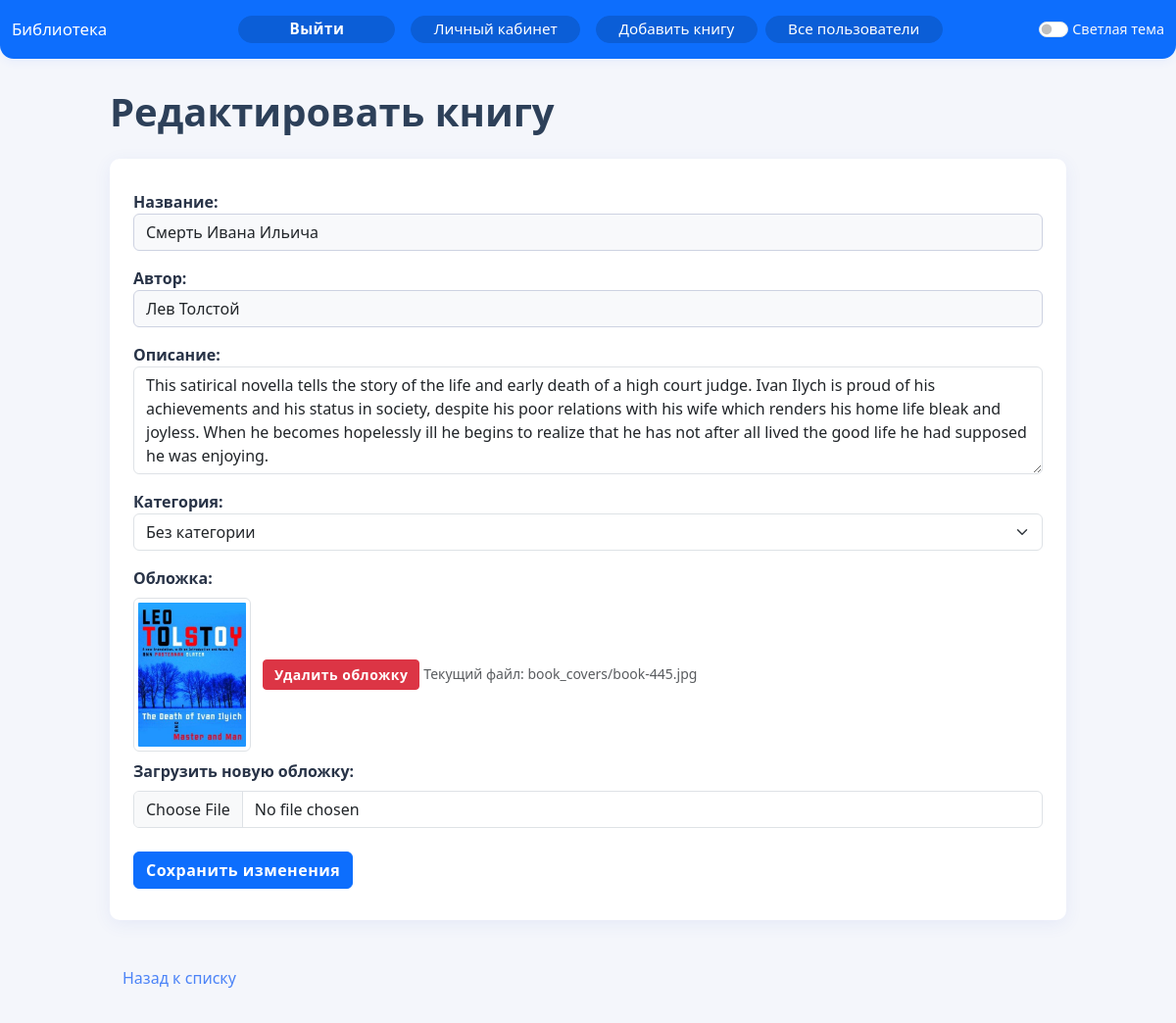
/edit/445/ (signed in), run on the app's committed database.
### books/models.py (models this page shows, shortened)
class Book(models.Model):
    title = models.CharField(max_length=200)
    author = models.CharField(max_length=100)
    description = models.TextField(blank=True)
    category = models.ForeignKey(
        Category,
        on_delete=models.SET_NULL,
        null=True,
        blank=True,
        related_name="books",
    )
    image = models.ImageField(upload_to='book_covers/', blank=True, null=True)
    info_url = models.URLField(max_length=500, null=True, blank=True)
    buy_url = models.URLField(max_length=500, null=True, blank=True)
    is_external = models.BooleanField(default=False)
    owner = models.ForeignKey(
        User,
        on_delete=models.SET_NULL,
        null=True,
        blank=True,
        related_name='books',
    )

### books/views.py (the view)
# urls.py: path('edit/<int:pk>/', views.edit_book, name='edit_book'),
@login_required
def edit_book(request, pk):
    book = get_object_or_404(Book, pk=pk)
    if not request.user.is_superuser:
        if book.is_external or book.owner != request.user:
            messages.error(request, 'У вас нет прав редактировать эту книгу.')
            return redirect('home')
    if request.method == 'POST':
        form = BookForm(request.POST, request.FILES, instance=book)
        if form.is_valid():
            form.save()
            messages.success(request, 'Книга обновлена!')
            return redirect('home')
    else:
        form = BookForm(instance=book)
    return render(request, 'books/edit_book.html', {'form': form, 'book': book})

### books/forms.py
class BookForm(forms.ModelForm):
    class Meta:
        model = Book
        fields = ['title', 'author', 'description', 'category', 'image']
        labels = {
            'title': 'Название',
            'author': 'Автор',
            'description': 'Описание',
            'category': 'Категория',
            'image': 'Обложка',
        }
        widgets = {
            'title': forms.TextInput(attrs={'class': 'form-control'}),
            'author': forms.TextInput(attrs={'class': 'form-control'}),
            'description': forms.Textarea(attrs={'class': 'form-control', 'rows': 4}),
            'category': forms.Select(attrs={'class': 'form-select'}),
            'image': forms.ClearableFileInput(attrs={'class': 'form-control'}),
        }

### books/models.py (called while the page is built)
    def __str__(self):
        return self.name

### books/templates/books/edit_book.html (shortened to what this page needs)
{% extends "books/base.html" %}
{% block content %}
<h1 class="mb-4">Редактировать книгу</h1>
<form method="post" enctype="multipart/form-data">
    <div class="mb-3">
        {{ form.title.label_tag }}{{ form.title }}
    </div>
    <div class="mb-3">
        {{ form.author.label_tag }}{{ form.author }}
    </div>
    <div class="mb-3">
        {{ form.description.label_tag }}{{ form.description }}
    </div>
    <div class="mb-3">
        {{ form.category.label_tag }}{{ form.category }}
    </div>
    <div class="mb-3">
        <label class="form-label">Обложка:</label>
        {% if form.instance.image %}
            <div class="mb-2">
                <img src="{{ form.instance.image.url }}" alt="{{ form.instance.title }}" class="img-thumbnail" style="max-width:120px;">
                <button type="submit" name="delete_cover" value="1" class="btn btn-danger btn-sm ms-2">
                    Удалить обложку
                </button>
                <span class="text-muted small">Текущий файл: {{ form.instance.image.name }}</span>
            </div>
        {% endif %}
        <div class="mt-2">
            <label class="form-label" for="id_image">Загрузить новую обложку:</label>
            <input type="file" name="image" id="id_image" class="form-control">
        </div>
    </div>
    <button type="submit" class="btn btn-primary mt-2">Сохранить изменения</button>
</form>
<a href="{% url 'home' %}" class="btn btn-link mt-3">Назад к списку</a>
{% endblock %}

### library/static/css/style.css (style rules this page uses)
:root { --main-bg: #0d6efd; --main-bg-dark: #0a3f91; --body-bg: #f4f6fb; --body-bg-dark: #121212; --card-bg: #ffffff; --card-bg-dark: #1e1e1e; --text-main: #2d4059; --text-main-dark: #f1f3f5; --list-bg: #f7f9fa; --list-bg-hover: #eaf0fb; --list-bg-dark: #1c1f26; --list-bg-hover-dark: #262a33; }
body { background-color: var(--body-bg); }
h1, h2, h3 { font-weight: 700; color: var(--text-main); margin-top: 1.5rem; }
form { background: var(--card-bg); border-radius: 10px; padding: 32px 24px; margin: 24px auto; box-shadow: 0 4px 18px rgba(70, 90, 200, 0.08); }
form label { font-weight: 600; color: #283347; }
form input[type="text"], form textarea { background: #f8f9fb; border: 1px solid #cdd2e1; border-radius: 6px; transition: border-color 0.3s, background-color 0.3s; }
form button.btn { min-width: 160px; letter-spacing: 0.5px; font-weight: 600; }
.btn-link { color: #4b83f7 !important; font-weight: 500; text-decoration: none; }
::placeholder { color: #a0a6be; }

### data on the page
Book: title "Смерть Ивана Ильича", author "Лев Толстой", description "This satirical novella tells the story of the life and early death of a high court judge. Ivan Ilych is proud of his achievements and his status in society, despite his poor relations with his wife which renders his home life bleak and joyless. When he becomes hopelessly ill he begins to realize that he has not after all lived the good life he had supposed he was enjoying.", category "Без категории", instance.image (picture), instance.image.name "book_covers/book-445.jpg"
